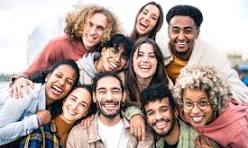
#> input picture group_img.jpg, 248 x 148 px
$ python class5.py
#> lines starting #> are read from the running program, lines starting #| are printed output that depends on the picture; after the words box and inside, x2 and y2 are one past the last pixel; in counts of white or black regions, pixels touching at a corner belong together
#to detect face from img
import cv2

#to import dataset-cascade(haarcascade dataset)
cascade = cv2.CascadeClassifier("haarcascade_frontalface_default.xml")

img = cv2.imread("group_img.jpg")#rgb image
#> img is the input picture: shape (148, 248, 3); mean B, G, R 153.8, 159.2, 180.7
gray = cv2.cvtColor(img,cv2.COLOR_BGR2GRAY)
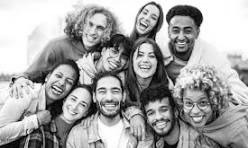
#> gray: shape (148, 248); min 0, max 255, mean 165

#find cooridnates of the gray img
face = cascade.detectMultiScale(gray,1.04,6)
#> face = [[130, 44, 31, 31], [116, 106, 31, 31], [161, 14, 41, 41], [91, 77, 37, 37], [178, 90, 35, 35], [141, 98, 35, 35]]

for x,y,w,h in face:
    img = cv2.rectangle(img,(x,y),(x+w,y+h),(0,0,255),3)
#> this loop made 6 passes
#> pass 1, `img = cv2.rectangle(img,(x,y),(x+w,y+h),(0,0,255),3)`:
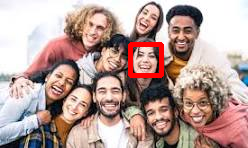
#> img: shape (148, 248, 3); 1.66% of pixels changed, all inside (x1, y1, x2, y2) = (128, 42, 164, 78)
#> pass 2, `img = cv2.rectangle(img,(x,y),(x+w,y+h),(0,0,255),3)`:
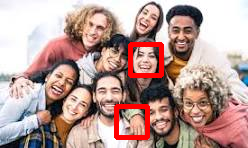
#> img: shape (148, 248, 3); 1.66% of pixels changed, all inside (x1, y1, x2, y2) = (114, 104, 150, 140)
#> pass 3, `img = cv2.rectangle(img,(x,y),(x+w,y+h),(0,0,255),3)`:
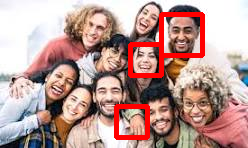
#> img: shape (148, 248, 3); 2% of pixels changed, all inside (x1, y1, x2, y2) = (159, 12, 205, 58)
#> after the loop:
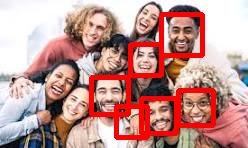
#> img: shape (148, 248, 3); 5.2% of pixels changed, all inside (x1, y1, x2, y2) = (89, 75, 216, 136)

cv2.imshow("face detect in image",img)
cv2.waitKey(0)
cv2.destroyAllWindows()
